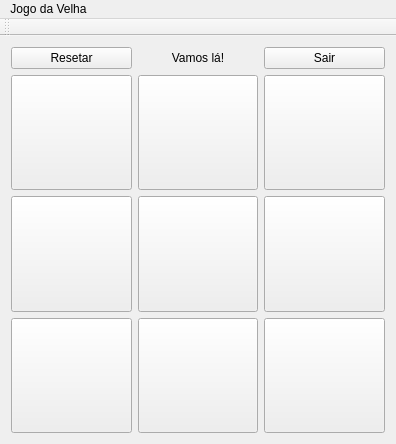
<?xml version="1.0" encoding="UTF-8"?>
<ui version="4.0">
 <class>tictoc</class>
 <widget class="QMainWindow" name="tictoc">
  <property name="geometry">
   <rect>
    <x>0</x>
    <y>0</y>
    <width>396</width>
    <height>444</height>
   </rect>
  </property>
  <property name="windowTitle">
   <string>tictoc</string>
  </property>
  <widget class="QWidget" name="centralWidget">
   <layout class="QGridLayout" name="gridLayout_2">
    <item row="3" column="0">
     <layout class="QGridLayout" name="gridLayout">
      <item row="2" column="1">
       <widget class="QToolButton" name="toolButton_4">
        <property name="sizePolicy">
         <sizepolicy hsizetype="Expanding" vsizetype="Expanding">
          <horstretch>0</horstretch>
          <verstretch>0</verstretch>
         </sizepolicy>
        </property>
        <property name="font">
         <font>
          <pointsize>50</pointsize>
         </font>
        </property>
        <property name="text">
         <string/>
        </property>
       </widget>
      </item>
      <item row="2" column="5">
       <widget class="QToolButton" name="toolButton_6">
        <property name="sizePolicy">
         <sizepolicy hsizetype="Expanding" vsizetype="Expanding">
          <horstretch>0</horstretch>
          <verstretch>0</verstretch>
         </sizepolicy>
        </property>
        <property name="font">
         <font>
          <pointsize>50</pointsize>
         </font>
        </property>
        <property name="text">
         <string/>
        </property>
       </widget>
      </item>
      <item row="1" column="1">
       <widget class="QToolButton" name="toolButton_1">
        <property name="sizePolicy">
         <sizepolicy hsizetype="Expanding" vsizetype="Expanding">
          <horstretch>0</horstretch>
          <verstretch>0</verstretch>
         </sizepolicy>
        </property>
        <property name="font">
         <font>
          <pointsize>50</pointsize>
         </font>
        </property>
        <property name="text">
         <string/>
        </property>
       </widget>
      </item>
      <item row="1" column="3">
       <widget class="QToolButton" name="toolButton_2">
        <property name="sizePolicy">
         <sizepolicy hsizetype="Expanding" vsizetype="Expanding">
          <horstretch>0</horstretch>
          <verstretch>0</verstretch>
         </sizepolicy>
        </property>
        <property name="font">
         <font>
          <pointsize>50</pointsize>
         </font>
        </property>
        <property name="text">
         <string/>
        </property>
       </widget>
      </item>
      <item row="3" column="1">
       <widget class="QToolButton" name="toolButton_7">
        <property name="sizePolicy">
         <sizepolicy hsizetype="Expanding" vsizetype="Expanding">
          <horstretch>0</horstretch>
          <verstretch>0</verstretch>
         </sizepolicy>
        </property>
        <property name="font">
         <font>
          <pointsize>50</pointsize>
         </font>
        </property>
        <property name="text">
         <string/>
        </property>
       </widget>
      </item>
      <item row="2" column="3">
       <widget class="QToolButton" name="toolButton_5">
        <property name="sizePolicy">
         <sizepolicy hsizetype="Expanding" vsizetype="Expanding">
          <horstretch>0</horstretch>
          <verstretch>0</verstretch>
         </sizepolicy>
        </property>
        <property name="font">
         <font>
          <pointsize>50</pointsize>
         </font>
        </property>
        <property name="text">
         <string/>
        </property>
       </widget>
      </item>
      <item row="3" column="3">
       <widget class="QToolButton" name="toolButton_8">
        <property name="sizePolicy">
         <sizepolicy hsizetype="Expanding" vsizetype="Expanding">
          <horstretch>0</horstretch>
          <verstretch>0</verstretch>
         </sizepolicy>
        </property>
        <property name="font">
         <font>
          <pointsize>50</pointsize>
         </font>
        </property>
        <property name="text">
         <string/>
        </property>
       </widget>
      </item>
      <item row="3" column="5">
       <widget class="QToolButton" name="toolButton_9">
        <property name="sizePolicy">
         <sizepolicy hsizetype="Expanding" vsizetype="Expanding">
          <horstretch>0</horstretch>
          <verstretch>0</verstretch>
         </sizepolicy>
        </property>
        <property name="font">
         <font>
          <pointsize>50</pointsize>
         </font>
        </property>
        <property name="text">
         <string/>
        </property>
       </widget>
      </item>
      <item row="1" column="5">
       <widget class="QToolButton" name="toolButton_3">
        <property name="sizePolicy">
         <sizepolicy hsizetype="Expanding" vsizetype="Expanding">
          <horstretch>0</horstretch>
          <verstretch>0</verstretch>
         </sizepolicy>
        </property>
        <property name="font">
         <font>
          <pointsize>50</pointsize>
         </font>
        </property>
        <property name="text">
         <string/>
        </property>
       </widget>
      </item>
      <item row="0" column="1">
       <widget class="QPushButton" name="resetar">
        <property name="sizePolicy">
         <sizepolicy hsizetype="Expanding" vsizetype="Fixed">
          <horstretch>0</horstretch>
          <verstretch>0</verstretch>
         </sizepolicy>
        </property>
        <property name="text">
         <string>Resetar</string>
        </property>
       </widget>
      </item>
      <item row="0" column="5">
       <widget class="QToolButton" name="sair">
        <property name="sizePolicy">
         <sizepolicy hsizetype="Expanding" vsizetype="Minimum">
          <horstretch>0</horstretch>
          <verstretch>0</verstretch>
         </sizepolicy>
        </property>
        <property name="text">
         <string>Sair</string>
        </property>
       </widget>
      </item>
      <item row="0" column="3">
       <widget class="QLabel" name="mensagem">
        <property name="text">
         <string>Vamos lá!</string>
        </property>
        <property name="alignment">
         <set>Qt::AlignCenter</set>
        </property>
       </widget>
      </item>
     </layout>
    </item>
   </layout>
  </widget>
  <widget class="QMenuBar" name="menuBar">
   <property name="geometry">
    <rect>
     <x>0</x>
     <y>0</y>
     <width>396</width>
     <height>20</height>
    </rect>
   </property>
   <widget class="QMenu" name="menuJogo_da_Velha">
    <property name="title">
     <string>Jogo da Velha</string>
    </property>
   </widget>
   <addaction name="menuJogo_da_Velha"/>
  </widget>
  <widget class="QToolBar" name="mainToolBar">
   <attribute name="toolBarArea">
    <enum>TopToolBarArea</enum>
   </attribute>
   <attribute name="toolBarBreak">
    <bool>false</bool>
   </attribute>
  </widget>
 </widget>
 <layoutdefault spacing="6" margin="11"/>
 <resources/>
 <connections>
  <connection>
   <sender>sair</sender>
   <signal>clicked()</signal>
   <receiver>tictoc</receiver>
   <slot>close()</slot>
   <hints>
    <hint type="sourcelabel">
     <x>33</x>
     <y>428</y>
    </hint>
    <hint type="destinationlabel">
     <x>87</x>
     <y>420</y>
    </hint>
   </hints>
  </connection>
 </connections>
</ui>
